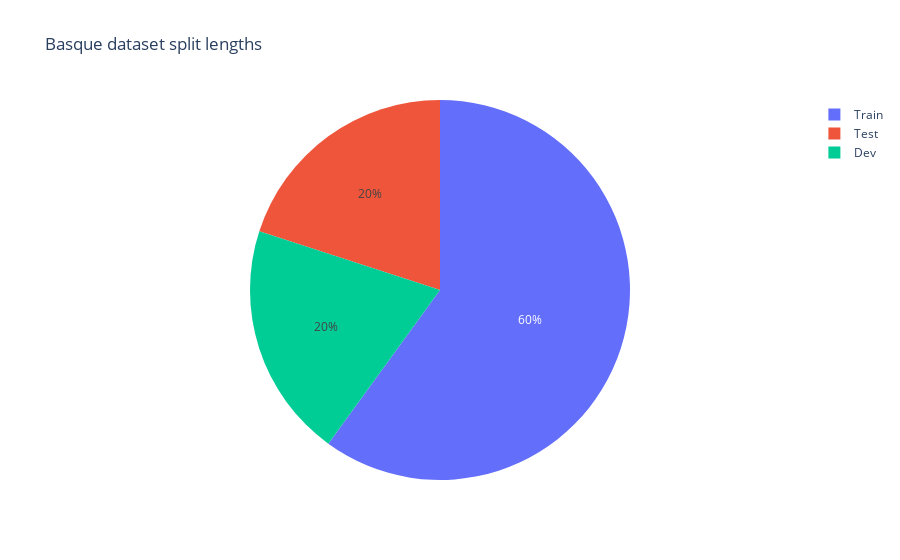

Write notebook code for a chart like this one.
### Markdown cell above
## 4.2 When it comes to the amount of sentences in each sentence split, we have the following distribution for each language.

### Code cell
import plotly.express as px
import pandas as pd

basque_train_length = len(basque_dataset.train.data)
basque_dev_length = len(basque_dataset.dev.data)
basque_test_length = len(basque_dataset.test.data)

basque_split_lengths = pd.DataFrame(
    {
        'length': [basque_train_length, basque_dev_length, basque_test_length],
        'name': ['Train', 'Dev', 'Test']
    }
) 
basque_split_lengths_pie_chart = px.pie(
    data_frame=basque_split_lengths,
    names='name',
    values='length',
    title='Basque dataset split lengths'
)
basque_split_lengths_pie_chart.show()

### Figure 1 — Plotly figure (JSON) as saved in the notebook; plotly's stock layout.template omitted (floating-point values rounded to 4 significant figures)
{"data": [{"domain": {"x": [0.0, 1.0], "y": [0.0, 1.0]}, "hovertemplate": "name=%{label}<br>length=%{value}<extra></extra>", "labels": ["Train", "Dev", "Test"], "legendgroup": "", "name": "", "showlegend": true, "values": [5396, 1798, 1799], "type": "pie"}], "layout": {"legend": {"tracegroupgap": 0}, "title": {"text": "Basque dataset split lengths"}}}
